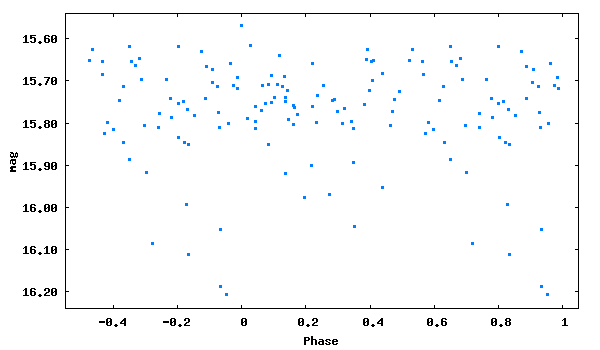

Write gnuplot code to recreate this figure.
set term png size 600,350 medium
set colors classic
set output 'phase_lc_10.png'
set xlabel 'Phase'
set ylabel 'mag'
#set title 'JDmax = 2450371.33000 + 0.1551233 x E'
set format y '%5.2f'
plot [-0.55:1.05][16.24:15.54] "phase_lc_10.dat" linecolor 3 pointtype 5 pointsize 0.3 title ""
